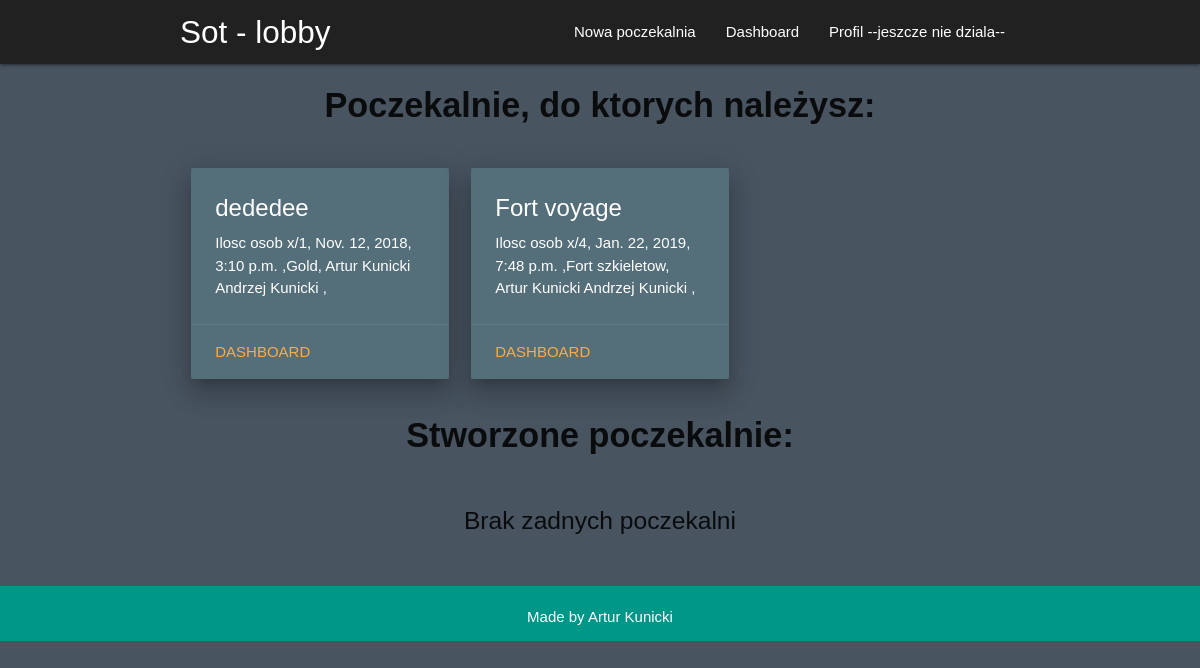
Before: /users-dashboard/ (signed in) with the older database file.
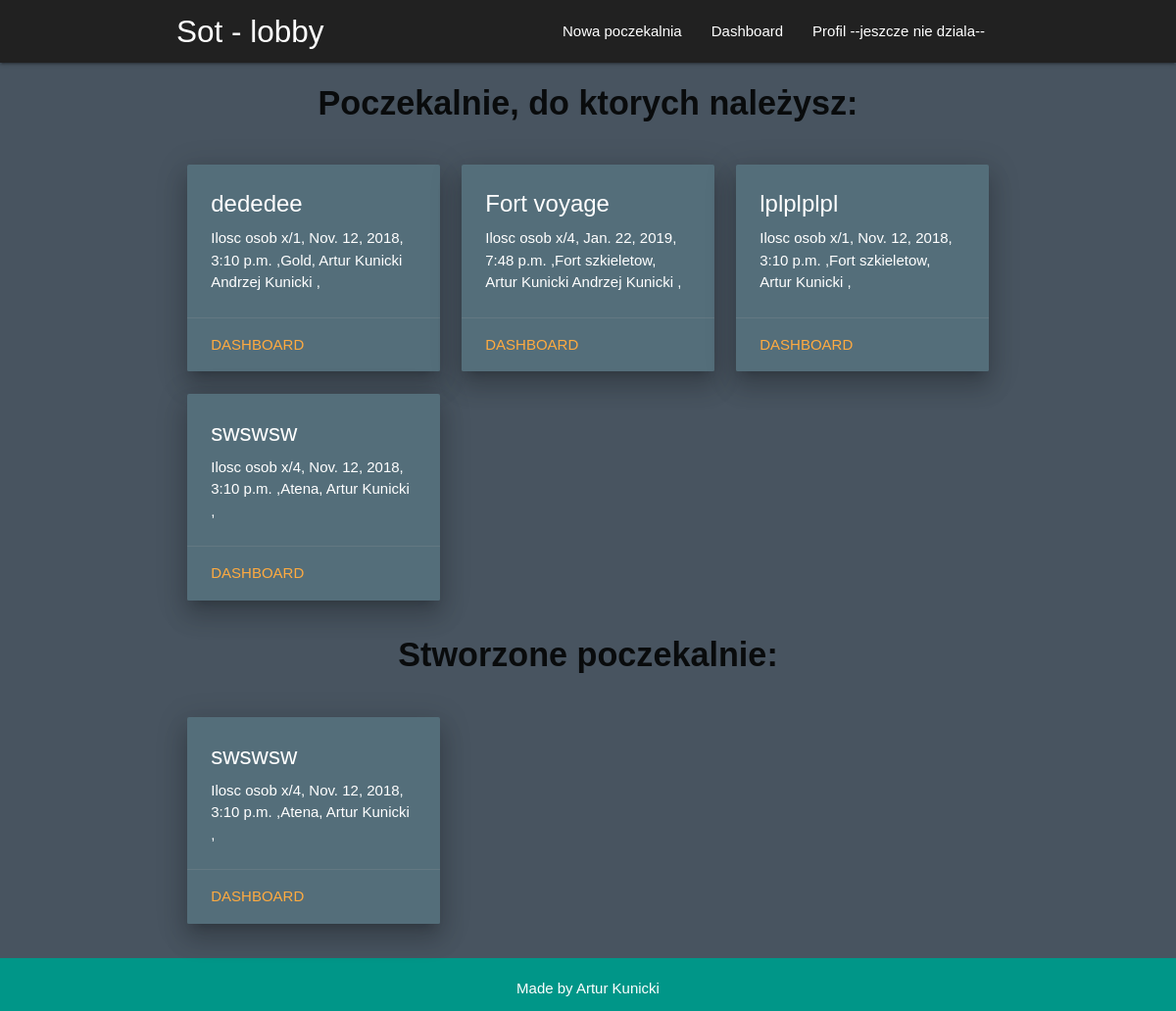
After: the same page with the newer database file.
### lobby/models.py (models this page shows, shortened)
class Queue(models.Model):
    title = models.CharField(max_length=50)
    members = models.IntegerField()
    date = models.DateTimeField()
    category = models.ForeignKey(Category, on_delete=models.DO_NOTHING,blank=True,null=True, related_name='cat')
    usrs = models.ManyToManyField(Profile)
    author = models.ForeignKey(User,on_delete=models.DO_NOTHING,blank=True,null=True)
    complete = models.BooleanField(default=False)

class Category(models.Model):
    title = models.CharField(max_length=20)

### accounts/models.py (models this page shows, shortened)
class Profile(models.Model):
    name = models.CharField(max_length=40)
    username = models.CharField(max_length=40,blank=True, null=True)
    thumbnail = models.ImageField(upload_to="accounts")
    gold = models.IntegerField()
    solus = models.IntegerField()
    alliance = models.IntegerField()
    reputation = models.IntegerField()
    user = models.OneToOneField(User, on_delete=models.CASCADE)

### lobby/views.py (the view)
# urls.py: path('users-dashboard/', views.users_dashboard, name="user-dash"),
def users_dashboard(request):
    user = request.user
    participate_queue = Queue.objects.filter(usrs=user.profile)
    authors_queue     = Queue.objects.filter(author=user)
    context = {
        'pqueue':participate_queue,
        'aqueue': authors_queue
    }
    return render(request,'lobby/userdash.html', context)

### templates/lobby/userdash.html
{% extends 'base.html' %}
    {% block content %}
 <div class="container">
    <div class="row">
            <div class="center-align"><h4><b>Poczekalnie, do ktorych należysz:</b></h4></div>
            <br>
                {% if pqueue %}
                    {% for queue in pqueue %}
                        <div class="col s12 m4">
                                <div class="card blue-grey darken-1 z-depth-4">
                                        <div class="card-content white-text">
                                                <span class="card-title">{{ queue.title }}</span>
                                                <p>Ilosc osob x/{{ queue.members}},  {{ queue.date}} ,{{ queue.category.title}},
                                                        {% for profile in queue.usrs.all %}
                                                        {{ profile.name}}
                                                        {% endfor %}
                                                      , </p>
                                        </div>
                                                <div class="card-action">
                                                        <a href="{% url 'dashboard' queue.id %}">Dashboard</a>
                                                </div>
                                    </div>
                        </div>
                    {% endfor %}
                {% else %}
                       <div class="center-align">
                            <h5>Brak zadnych poczekalni</h5>
                       </div>
                {% endif %}
            <br>
    </div>
    <div class="row">
            <div class="center-align"><h4><b>Stworzone poczekalnie:</b></h4></div>
            <br>
            {% if aqueue %}
                {% for queue in aqueue %}
                    <div class="col s12 m4">
                        <div class="card blue-grey darken-1 z-depth-4">
                            <div class="card-content white-text">
                                    <span class="card-title">{{ queue.title }}</span>
                                    <p>Ilosc osob x/{{ queue.members}},  {{ queue.date}} ,{{ queue.category.title}},
                                            {% for profile in queue.usrs.all %}
                                            {{ profile.name}}
                                            {% endfor %}
                                          , </p>
                            </div>
                                    <div class="card-action">
                                            <a href="{% url 'dashboard' queue.id %}">Dashboard</a>
                                    </div>
                        </div>
                    </div>
                {% endfor %}
            {% else %}
            <div class="center-align">
                    <h5>Brak zadnych poczekalni</h5>
               </div>
            {% endif %}
            <br>
    </div>
 </div>
{% endblock %}

Changed rows visible on the page:
added Queue: title "lplplplpl", members "1", date "Nov. 12, 2018, 3:10 p.m.", category "Fort szkieletow", Profile (name "Artur Kunicki"), shown under "Poczekalnie, do ktorych należysz:"
added Queue: title "swswsw", members "4", date "Nov. 12, 2018, 3:10 p.m.", category "Atena", Profile (name "Artur Kunicki")
Other visible differences:
text no longer shown: "Brak zadnych poczekalni"
